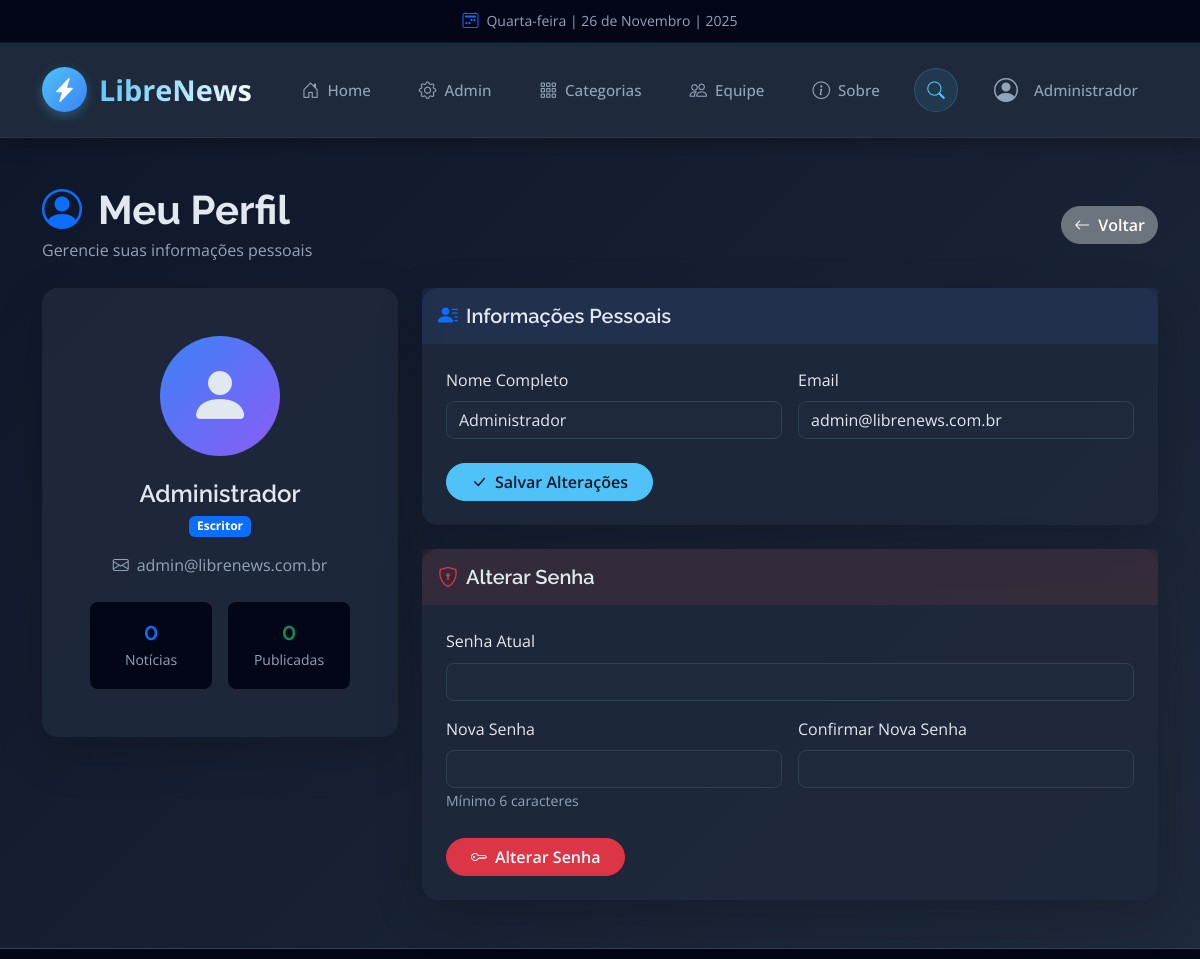
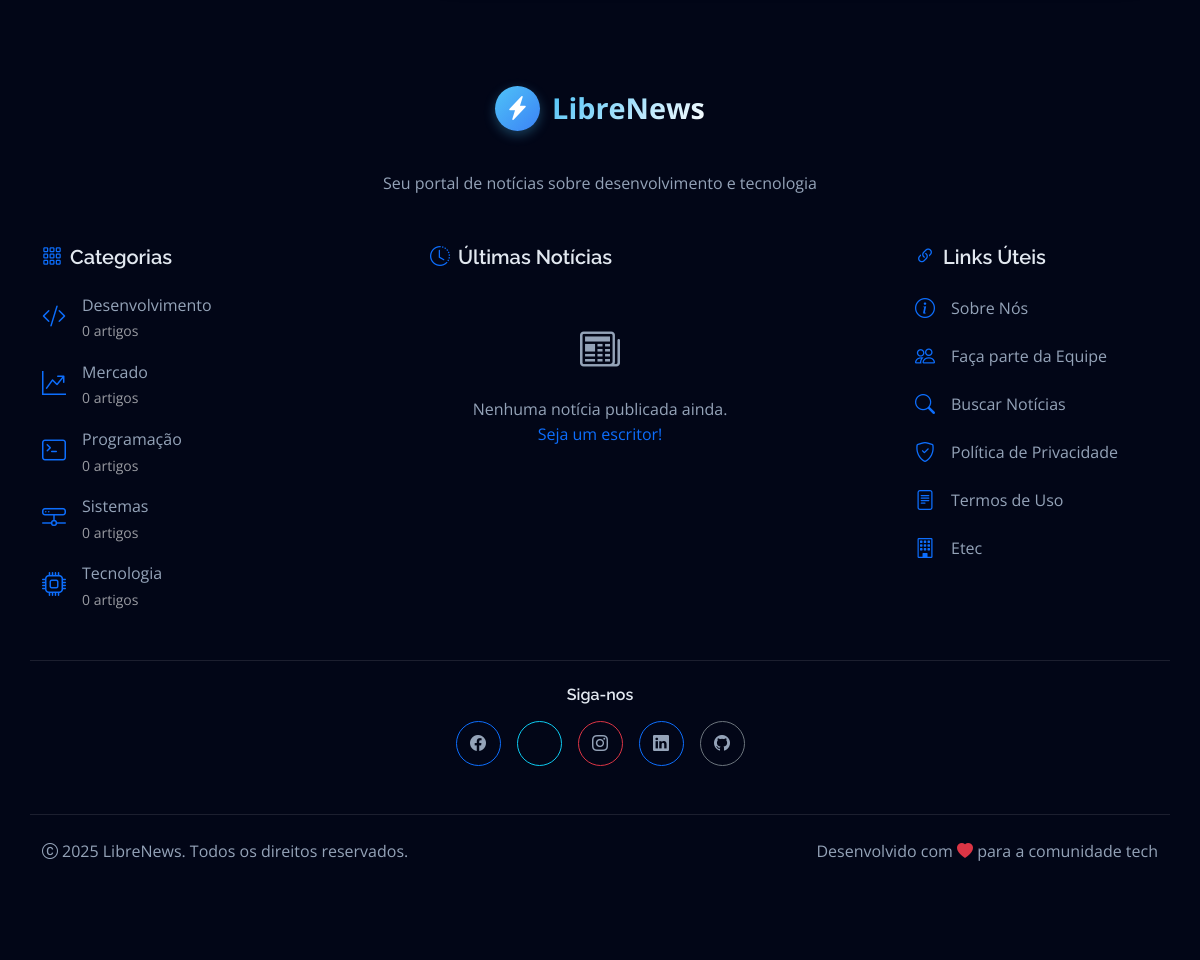
The app's page /LibreNews/escritor/perfil.php (signed in) with its own data (2 pictures, top to bottom).
### tables this page shows
CREATE TABLE `conta` (
  `Idconta` int(11) NOT NULL,
  `nomeusuario` varchar(150) NOT NULL,
  `email` varchar(100) NOT NULL,
  `senha` varchar(255) NOT NULL,
  `datacriacao` datetime NOT NULL DEFAULT current_timestamp()
);

CREATE TABLE `categoria` (
  `Idcategoria` int(11) NOT NULL,
  `nomecategoria` varchar(100) NOT NULL,
  `descricao` text DEFAULT NULL
);

### LibreNews/escritor/perfil.php (the view, shortened to what the rows shown need)
<?php
require_once '../includes/functions.php';
$userData = getUserData();
$stmt = $pdo->prepare("SELECT * FROM Conta WHERE Idconta = ?");
$stmt->execute([$userData['id']]);
$conta = $stmt->fetch(PDO::FETCH_ASSOC);
include '../components/head.php';
?>
<div class="container-fluid py-5" style="background: linear-gradient(135deg, #0F172A 0%, #1E293B 100%); min-height: 100vh;">
    <div class="container">
        <div class="d-flex justify-content-between align-items-center mb-4 flex-wrap gap-3">
            <div>
                <h1 class="text-white fw-bold mb-1">
                    <i class="bi bi-person-circle text-primary me-3"></i>Meu Perfil
                </h1>
            </div>
        </div>
        <div class="row g-4">
            <div class="col-lg-4">
                <div class="card border-0 rounded-4 shadow-lg text-center" style="background: rgba(30, 41, 59, 0.9);">
                    <div class="card-body p-5">
                        <div class="rounded-circle mx-auto mb-4 d-flex align-items-center justify-content-center"
                             style="width: 120px; height: 120px; background: linear-gradient(135deg, #3B82F6, #8B5CF6);">
                            <i class="bi bi-person-fill text-white" style="font-size: 4rem;"></i>
                        </div>
                        <h4 class="text-white mb-1"><?= htmlspecialchars($conta['nomeusuario']) ?></h4>
                        <span class="badge bg-primary mb-3">Escritor</span>
                        <p class="text-secondary mb-4">
                            <i class="bi bi-envelope me-2"></i><?= htmlspecialchars($conta['email']) ?>
                        </p>
                        <div class="row g-3 text-center">
                            <div class="col-6">
                            </div>
                            <div class="col-6">
                            </div>
                        </div>
                    </div>
                </div>
            </div>
            <div class="col-lg-8">
                <div class="card border-0 rounded-4 shadow-lg mb-4" style="background: rgba(30, 41, 59, 0.9);">
                    <div class="card-body p-4">
                        <form method="POST">
                            <div class="row g-3">
                                <div class="col-md-6">
                                    <label class="form-label text-white">Nome Completo</label>
                                    <input type="text" class="form-control" name="nome"
                                           value="<?= htmlspecialchars($conta['nomeusuario']) ?>" required>
                                </div>
                                <div class="col-md-6">
                                    <label class="form-label text-white">Email</label>
                                    <input type="email" class="form-control" name="email"
                                           value="<?= htmlspecialchars($conta['email']) ?>" required>
                                </div>
                            </div>
                        </form>
                    </div>
                </div>
            </div>
        </div>
    </div>
</div>
<?php include '../components/footer.php'; ?>

### LibreNews/components/footer.php (shortened to what the rows shown need)
<?php
$categoriasFooter = [];
if (isset($pdo)) {
    try {
        $stmtCats = $pdo->query("
            SELECT c.Idcategoria, c.nomecategoria, COUNT(n.Idnoticia) as total
            FROM Categoria c
            LEFT JOIN Noticia n ON c.Idcategoria = n.Idcategoria AND n.status = 'publicada'
            GROUP BY c.Idcategoria, c.nomecategoria
            ORDER BY c.nomecategoria ASC
            LIMIT 5
        ");
        $categoriasFooter = $stmtCats->fetchAll(PDO::FETCH_ASSOC);
    } catch (Exception $e) {
    }
}
function getIconeCategoriaFooter($categoria) {
    $icones = [
        'Desenvolvimento' => 'bi-code-slash',
        'Programação' => 'bi-terminal',
        'Tecnologia' => 'bi-cpu',
        'Sistemas' => 'bi-hdd-network',
        'Mercado' => 'bi-graph-up-arrow',
        'Inteligência Artificial' => 'bi-robot',
        'Segurança' => 'bi-shield-check'
    ];
    return $icones[$categoria] ?? 'bi-tag';
}
?>
<div class="container-fluid bg-dark footer py-5">
    <div class="container py-5">
        <div class="row g-5 justify-content-center" style="row-gap: 4rem;">
            <div class="col-lg-4 col-md-6">
                <div class="footer-item">
                    <div class="d-flex flex-column gap-3">
                        <?php if (!empty($categoriasFooter)): ?>
                            <?php foreach ($categoriasFooter as $cat): ?>
                            <a class="text-secondary text-decoration-none d-flex align-items-start"
                               href="/LibreNews/index.php?categoria=<?= $cat['Idcategoria'] ?>">
                                <i class="bi <?= getIconeCategoriaFooter($cat['nomecategoria']) ?> text-primary me-3 fs-4 mt-1"></i>
                                <div>
                                    <div><?= htmlspecialchars($cat['nomecategoria']) ?></div>
                                    <small style="color: rgba(255,255,255,0.6);"><?= $cat['total'] ?> artigo<?= $cat['total'] != 1 ? 's' : '' ?></small>
                                </div>
                            </a>
                            <?php endforeach; ?>
                        <?php endif; ?>
                    </div>
                </div>
            </div>
        </div>
    </div>
</div>
</body>
</html>

### records on screen
conta: nomeusuario "Administrador", email "admin@librenews.com.br", nome "Administrador"
categoria: nomecategoria "Desenvolvimento", total "0"
categoria: nomecategoria "Mercado", total "0"
categoria: nomecategoria "Programação", total "0"
categoria: nomecategoria "Sistemas", total "0"
categoria: nomecategoria "Tecnologia", total "0"

### other values on screen
$dataFormatada "Quarta-feira | 26 de Novembro | 2025"
$userName "Administrador"
$estatisticas['total'] "0"
$estatisticas['publicadas'] "0"
